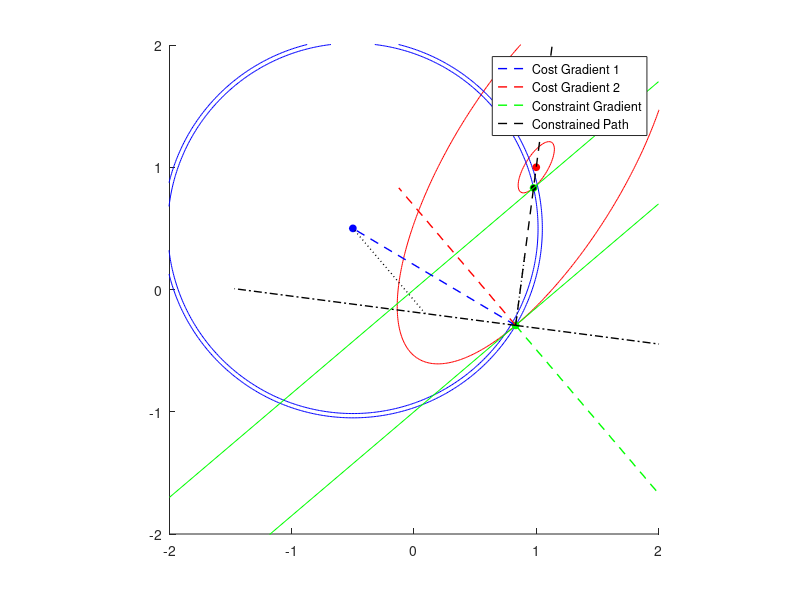

MATLAB code for this plot:
clear;
clc;
close all;

Q1 = [2 -1; -1 1];
q1 = [-1;0];
zer = -Q1\q1;


A = [-.85, 1];
mult = 2;
A = mult*A;

M = [Q1, A'; A, 0];

h0 = -1*mult;
h1 = 0* mult;

m = [-q1; h0];
m2 = [-q1; h1];

soln = M\m;
opt = soln(1:2);
lam = soln(3);
soln2 = M\m2;
opt2 = soln2(1:2);
lam2 = soln2(3);

zerb = [-.5; .5];
Q2 = eye(2);
q2 = -zerb;

v0 = 0.5*opt2'*Q1*opt2 + opt2'*q1;
v1 = 0.5*opt'*Q1*opt + opt'*q1;

% dcost_a = (v1-v0) / h1

% lam

v0b = 0.5*opt2'*Q2*opt2 + opt2'*q2;
v1b = 0.5*opt'*Q2*opt + opt'*q2;

dcost_b = (v1b-v0b) / (h1-h0);

dc = (v0b - v1b);

gx2 = Q2*opt + q2;
grad1 = Q1*opt + q1;
gx1 = (A/Q1)';


X = linspace(-3,3,500);
Y = linspace(-2,6,500);
for i = 1:500
    for j = 1:500
        vec = [X(i);Y(j)];
        Z1(i,j) = 0.5*vec'*Q1*vec + vec'*q1;
        Z2(i,j) = 0.5*vec'*Q2*vec + vec'*q2;
        
    end
end
figure;
hold on;

contour(X,Y,Z1',[v0,v1],'r', 'DisplayName', 'Cost Contour 1');
contour(X,Y,Z2',[v0b, v1b],'b', 'DisplayName', 'Cost Contour 2');

% Quadratic zeros
plot(zer(1), zer(2),'or', 'MarkerSize', 5, 'MarkerFaceColor', 'r', 'MarkerEdgeColor', 'r');
plot(zerb(1), zerb(2),'or', 'MarkerSize', 5, 'MarkerFaceColor', 'b', 'MarkerEdgeColor', 'b');

% Optimal spot for h0
plot(opt(1), opt(2),'or', 'MarkerSize', 5, 'MarkerFaceColor', 'g', 'MarkerEdgeColor', 'g');
% Optimal spot for h0
plot(opt2(1), opt2(2),'or', 'MarkerSize', 5, 'MarkerFaceColor', 'k', 'MarkerEdgeColor', 'g');



bnd = 2;

plot([-bnd,bnd],[(A(1)*bnd+h0)/A(2),(-A(1)*bnd+h0)/A(2)], 'g')
plot([-bnd,bnd],[(A(1)*bnd+h1)/A(2),(-A(1)*bnd+h1)/A(2)], 'g')

dd = (A/Q1*A')\A/Q1;
slam = -dd*gx2

p1 = plot([opt(1), opt(1)-gx2(1)], [opt(2), opt(2)-gx2(2)],'--b','linewidth',1, 'DisplayName', 'Cost Gradient 1');
p2 = plot([opt(1), opt(1)-grad1(1)], [opt(2), opt(2)-grad1(2)],'--r','linewidth',1, 'DisplayName', 'Cost Gradient 2');
p3 = plot([opt(1), opt(1)-A(1)], [opt(2), opt(2)-A(2)],'--g','linewidth',1, 'DisplayName', 'Constraint Gradient');
% plot([opt(1), opt(1)+A(1)], [opt(2), opt(2)+A(2)],'--k','linewidth',1, 'DisplayName', 'Cost Gradient 1');
p4 = plot([opt(1), opt(1)+gx1(1)], [opt(2), opt(2)+gx1(2)],'--k','linewidth',1, 'DisplayName', 'Constrained Path');
plot([opt(1), opt(1)-gx1(2)], [opt(2), opt(2)+gx1(1)],'-.k','linewidth',1);
plot([opt(1), opt(1)+gx1(2)], [opt(2), opt(2)-gx1(1)],'-.k','linewidth',1);
plot([opt(1), opt(1)+dd(1)], [opt(2), opt(2)+dd(2)],':k','linewidth',1);
plot([opt(1)-gx2(1) - slam*A(1), opt(1)-gx2(1)], [opt(2)-gx2(2)-slam*A(2), opt(2)-gx2(2)],':k','linewidth',1);
% 
legend([p1,p2,p3, p4])

axis('equal')
axis([-2 2 -2 2])
% axis([.5-10*h1 .5+10*h1 -10*h1 10*h1])
